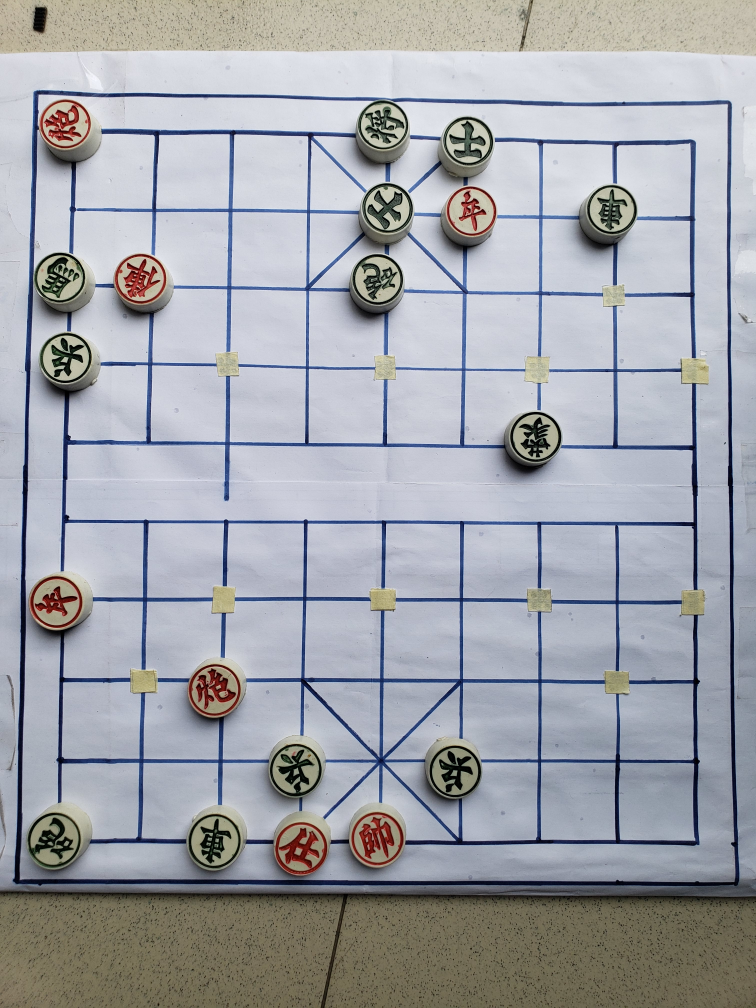
#> input picture theco18.jpg, 3024 x 4032 px (shown at 1/4 size)
$ python -i main.py   (imports and definitions only)
#> lines starting #> are read from the running program, lines starting #| are printed output that depends on the picture; after the words box and inside, x2 and y2 are one past the last pixel; in counts of white or black regions, pixels touching at a corner belong together
#!/usr/bin/env pypy
# -*- coding: utf-8 -*-

from __future__ import print_function
import re, sys, time
from itertools import count
from collections import namedtuple
import os
os.environ['TF_CPP_MIN_LOG_LEVEL'] = '3'
#############################################################################
import cv2
import numpy as np
import matplotlib.pyplot as plt
import os
from tensorflow.keras import datasets
from tensorflow.keras.models import model_from_json
from tensorflow.keras.optimizers import Adam
threshold=0.7
import time
###################################################################################
#load model
model_architecture = "chess.json"
model_weights = "chess_weight.h5"
# [2 lines not run here, left out]
###################################################################################
# CAC CHUONG TRINH CON CUA CNN

# [37 lines left out: functions preProcessing, chessname, not called in this run]

def proset_img(img_0):
    img = img_0
    gray = cv2.cvtColor(img, cv2.COLOR_BGR2GRAY)
    imgBlur = cv2.GaussianBlur(gray, (9, 9),2)  # ADD GAUSSIAN BLUR
    imgThreshold = cv2.Canny(imgBlur, 0, 25)
    contours, hierarchy = cv2.findContours(imgThreshold, cv2.RETR_EXTERNAL,cv2.CHAIN_APPROX_SIMPLE)  # FIND ALL CONTOURS
    areamax = 0
    xct = 50
    yct = 50
    wct = 10
    hct = 10
    for cnt in contours:
        area = cv2.contourArea(cnt)
       # print(area)
        if area > 50:
            peri = cv2.arcLength(cnt, True)
            approx = cv2.approxPolyDP(cnt, 0.02 * peri, True)
            objCor = len(approx)
            x, y, w, h = cv2.boundingRect(approx)
            if objCor > 4:
                if area > areamax:
                    areamax = area
                    xct = x
                    yct = y
                    wct = w
                    hct = h
    imgROI = img[yct:yct + hct , xct :xct + wct ]
    return imgROI

# [95 lines left out: functions preProcess, reorder, biggestContour, splitBoxes, kiemtradauO, nameposition, not called in this run]


#################################################################################
# CAC CHUONG TRINH CON CUA MINIMAX
piece = { 'P': 44, 'N': 108, 'B': 23, 'R': 233, 'A': 23, 'C': 101, 'K': 2500}

# 子力价值表参考“象眼”

pst = {
    "P": (
      0,  0,  0,  0,  0,  0,  0,  0,  0,  0,  0,  0,  0,  0,  0,  0,
      0,  0,  0,  0,  0,  0,  0,  0,  0,  0,  0,  0,  0,  0,  0,  0,
      0,  0,  0,  0,  0,  0,  0,  0,  0,  0,  0,  0,  0,  0,  0,  0,
      0,  0,  0,  9,  9,  9, 11, 13, 11,  9,  9,  9,  0,  0,  0,  0,
      0,  0,  0, 19, 24, 34, 42, 44, 42, 34, 24, 19,  0,  0,  0,  0,
      0,  0,  0, 19, 24, 32, 37, 37, 37, 32, 24, 19,  0,  0,  0,  0,
      0,  0,  0, 19, 23, 27, 29, 30, 29, 27, 23, 19,  0,  0,  0,  0,
      0,  0,  0, 14, 18, 20, 27, 29, 27, 20, 18, 14,  0,  0,  0,  0,
      0,  0,  0,  7,  0, 13,  0, 16,  0, 13,  0,  7,  0,  0,  0,  0,
      0,  0,  0,  7,  0,  7,  0, 15,  0,  7,  0,  7,  0,  0,  0,  0,
      0,  0,  0,  0,  0,  0,  1,  1,  1,  0,  0,  0,  0,  0,  0,  0,
      0,  0,  0,  0,  0,  0,  2,  2,  2,  0,  0,  0,  0,  0,  0,  0,
      0,  0,  0,  0,  0,  0, 11, 15, 11,  0,  0,  0,  0,  0,  0,  0,
      0,  0,  0,  0,  0,  0,  0,  0,  0,  0,  0,  0,  0,  0,  0,  0,
      0,  0,  0,  0,  0,  0,  0,  0,  0,  0,  0,  0,  0,  0,  0,  0,
      0,  0,  0,  0,  0,  0,  0,  0,  0,  0,  0,  0,  0,  0,  0,  0
    ),
    "B":(
      0,  0,  0,  0,  0,  0,  0,  0,  0,  0,  0,  0,  0,  0,  0,  0,
      0,  0,  0,  0,  0,  0,  0,  0,  0,  0,  0,  0,  0,  0,  0,  0,
      0,  0,  0,  0,  0,  0,  0,  0,  0,  0,  0,  0,  0,  0,  0,  0,
      0,  0,  0,  0,  0,  0,  0,  0,  0,  0,  0,  0,  0,  0,  0,  0,
      0,  0,  0,  0,  0,  0,  0,  0,  0,  0,  0,  0,  0,  0,  0,  0,
      0,  0,  0,  0,  0,  0,  0,  0,  0,  0,  0,  0,  0,  0,  0,  0,
      0,  0,  0,  0,  0,  0,  0,  0,  0,  0,  0,  0,  0,  0,  0,  0,
      0,  0,  0,  0,  0,  0,  0,  0,  0,  0,  0,  0,  0,  0,  0,  0,
      0,  0,  0,  0,  0, 40,  0,  0,  0, 40,  0,  0,  0,  0,  0,  0,
      0,  0,  0,  0,  0,  0,  0,  0,  0,  0,  0,  0,  0,  0,  0,  0,
      0,  0,  0, 38,  0,  0, 40, 43, 40,  0,  0, 38,  0,  0,  0,  0,
      0,  0,  0,  0,  0,  0,  0, 43,  0,  0,  0,  0,  0,  0,  0,  0,
      0,  0,  0,  0,  0, 40, 40,  0, 40, 40,  0,  0,  0,  0,  0,  0,
      0,  0,  0,  0,  0,  0,  0,  0,  0,  0,  0,  0,  0,  0,  0,  0,
      0,  0,  0,  0,  0,  0,  0,  0,  0,  0,  0,  0,  0,  0,  0,  0,
      0,  0,  0,  0,  0,  0,  0,  0,  0,  0,  0,  0,  0,  0,  0,  0
    ),
    "N": (
      0,  0,  0,  0,  0,  0,  0,  0,  0,  0,  0,  0,  0,  0,  0,  0,
      0,  0,  0,  0,  0,  0,  0,  0,  0,  0,  0,  0,  0,  0,  0,  0,
      0,  0,  0,  0,  0,  0,  0,  0,  0,  0,  0,  0,  0,  0,  0,  0,
      0,  0,  0, 90, 90, 90, 96, 90, 96, 90, 90, 90,  0,  0,  0,  0,
      0,  0,  0, 90, 96,103, 97, 94, 97,103, 96, 90,  0,  0,  0,  0,
      0,  0,  0, 92, 98, 99,103, 99,103, 99, 98, 92,  0,  0,  0,  0,
      0,  0,  0, 93,108,100,107,100,107,100,108, 93,  0,  0,  0,  0,
      0,  0,  0, 90,100, 99,103,104,103, 99,100, 90,  0,  0,  0,  0,
      0,  0,  0, 90, 98,101,102,103,102,101, 98, 90,  0,  0,  0,  0,
      0,  0,  0, 92, 94, 98, 95, 98, 95, 98, 94, 92,  0,  0,  0,  0,
      0,  0,  0, 93, 92, 94, 95, 92, 95, 94, 92, 93,  0,  0,  0,  0,
      0,  0,  0, 85, 90, 92, 93, 78, 93, 92, 90, 85,  0,  0,  0,  0,
      0,  0,  0, 88, 85, 90, 88, 90, 88, 90, 85, 88,  0,  0,  0,  0,
      0,  0,  0,  0,  0,  0,  0,  0,  0,  0,  0,  0,  0,  0,  0,  0,
      0,  0,  0,  0,  0,  0,  0,  0,  0,  0,  0,  0,  0,  0,  0,  0,
      0,  0,  0,  0,  0,  0,  0,  0,  0,  0,  0,  0,  0,  0,  0,  0
    ),
    "R": (
      0,  0,  0,  0,  0,  0,  0,  0,  0,  0,  0,  0,  0,  0,  0,  0,
      0,  0,  0,  0,  0,  0,  0,  0,  0,  0,  0,  0,  0,  0,  0,  0,
      0,  0,  0,  0,  0,  0,  0,  0,  0,  0,  0,  0,  0,  0,  0,  0,
      0,  0,  0,206,208,207,213,214,213,207,208,206,  0,  0,  0,  0,
      0,  0,  0,206,212,209,216,233,216,209,212,206,  0,  0,  0,  0,
      0,  0,  0,206,208,207,214,216,214,207,208,206,  0,  0,  0,  0,
      0,  0,  0,206,213,213,216,216,216,213,213,206,  0,  0,  0,  0,
      0,  0,  0,208,211,211,214,215,214,211,211,208,  0,  0,  0,  0,
      0,  0,  0,208,212,212,214,215,214,212,212,208,  0,  0,  0,  0,
      0,  0,  0,204,209,204,212,214,212,204,209,204,  0,  0,  0,  0,
      0,  0,  0,198,208,204,212,212,212,204,208,198,  0,  0,  0,  0,
      0,  0,  0,200,208,206,212,200,212,206,208,200,  0,  0,  0,  0,
      0,  0,  0,194,206,204,212,200,212,204,206,194,  0,  0,  0,  0,
      0,  0,  0,  0,  0,  0,  0,  0,  0,  0,  0,  0,  0,  0,  0,  0,
      0,  0,  0,  0,  0,  0,  0,  0,  0,  0,  0,  0,  0,  0,  0,  0,
      0,  0,  0,  0,  0,  0,  0,  0,  0,  0,  0,  0,  0,  0,  0,  0
    ),
    "C": (
      0,  0,  0,  0,  0,  0,  0,  0,  0,  0,  0,  0,  0,  0,  0,  0,
      0,  0,  0,  0,  0,  0,  0,  0,  0,  0,  0,  0,  0,  0,  0,  0,
      0,  0,  0,  0,  0,  0,  0,  0,  0,  0,  0,  0,  0,  0,  0,  0,
      0,  0,  0,100,100, 96, 91, 90, 91, 96,100,100,  0,  0,  0,  0,
      0,  0,  0, 98, 98, 96, 92, 89, 92, 96, 98, 98,  0,  0,  0,  0,
      0,  0,  0, 97, 97, 96, 91, 92, 91, 96, 97, 97,  0,  0,  0,  0,
      0,  0,  0, 96, 99, 99, 98,100, 98, 99, 99, 96,  0,  0,  0,  0,
      0,  0,  0, 96, 96, 96, 96,100, 96, 96, 96, 96,  0,  0,  0,  0,
      0,  0,  0, 95, 96, 99, 96,100, 96, 99, 96, 95,  0,  0,  0,  0,
      0,  0,  0, 96, 96, 96, 96, 96, 96, 96, 96, 96,  0,  0,  0,  0,
      0,  0,  0, 97, 96,100, 99,101, 99,100, 96, 97,  0,  0,  0,  0,
      0,  0,  0, 96, 97, 98, 98, 98, 98, 98, 97, 96,  0,  0,  0,  0,
      0,  0,  0, 96, 96, 97, 99, 99, 99, 97, 96, 96,  0,  0,  0,  0,
      0,  0,  0,  0,  0,  0,  0,  0,  0,  0,  0,  0,  0,  0,  0,  0,
      0,  0,  0,  0,  0,  0,  0,  0,  0,  0,  0,  0,  0,  0,  0,  0,
      0,  0,  0,  0,  0,  0,  0,  0,  0,  0,  0,  0,  0,  0,  0,  0
    )
}

pst["A"] = pst["B"]
pst["K"] = pst["P"]
pst["K"] = [i + piece["K"] if i > 0 else 0 for i in pst["K"]]

A0, I0, A9, I9 = 12 * 16 + 3,12 * 16 + 11, 3 * 16 + 3,  3 * 16 + 11


# Lists of possible moves for each piece type.
N, E, S, W = -16, 1, 16, -1
directions = {
    'P': (N, W, E),
    'N': (N+N+E, E+N+E, E+S+E, S+S+E, S+S+W, W+S+W, W+N+W, N+N+W),
    'B': (2 * N + 2 * E, 2 * S + 2 * E, 2 * S + 2 * W, 2 * N + 2 * W),
    'R': (N, E, S, W),
    'C': (N, E, S, W),
    'A': (N+E, S+E, S+W, N+W),
    'K': (N, E, S, W)
}

MATE_LOWER = piece['K'] - (2*piece['R'] + 2*piece['N'] + 2*piece['B'] + 2*piece['A'] + 2*piece['C'] + 5*piece['P'])
MATE_UPPER = piece['K'] + (2*piece['R'] + 2*piece['N'] + 2*piece['B'] + 2*piece['A'] + 2*piece['C'] + 5*piece['P'])

# The table size is the maximum number of elements in the transposition table.
TABLE_SIZE = 1e7

# Constants for tuning search
QS_LIMIT = 219
EVAL_ROUGHNESS = 13
DRAW_TEST = True
THINK_TIME = 5

###############################################################################
# Chess logic
###############################################################################

class Position(namedtuple('Position', 'board score')):
    """ A state of a chess game
    board -- a 256 char representation of the board
    score -- the board evaluation
    """
    # [50 lines left out: functions gen_moves, rotate, not called in this run]

    def nullmove(self):
        ''' Like rotate, but clears ep and kp '''
        return self.rotate()

    # [21 lines left out: functions move, value, not called in this run]

###############################################################################
# Search logic
###############################################################################

# lower <= s(pos) <= upper
Entry = namedtuple('Entry', 'lower upper')

class Searcher:
    # [139 lines left out: functions __init__, bound, search, not called in this run]

###############################################################################
# User interface
###############################################################################

# Python 2 compatability
if sys.version_info[0] == 2:
    input = raw_input


def parse(c):
    fil, rank = ord(c[0]) - ord('a'), int(c[1])
    return A0 + fil - 16*rank


def render(i):
    rank, fil = divmod(i - A0, 16)
    return chr(fil + ord('a')) + str(-rank)

# [251 lines left out: functions print_pos, print_pos1, print_pos2, chess_hientai, chess_truoc, chuyendoimatrantadich and 1 more, not called in this run]
def sinhmatrantruoc(matranhientai):
    mang=matranhientai
    j=0
    for i in range(0,90):
        if mang[i]=='TRONG':
            j=i
            break
    mang[j]='TUONG_DEN'
    return mang
######################################################################################################################
######################################################################################################################
# CHUONG TRINH CHINH CUA CNN
heightImg =400*6
widthImg = 360*6
# [1 line not run here, left out]
#img = cv2.resize(img,(360*3,400*3))  # RESIZE IMAGE TO MAKE IT A SQUARE IMAGE
# [1 line that did not run here, left out]
# [1 line that did not run here, left out]
# [1 line that did not run here, left out]
# [1 line that did not run here, left out]
# [1 line not run here, left out]
# [1 line that did not run here, left out]
#   #### 3. FIND THE BIGGEST COUNTOUR AND USE IT AS SUDOKU
# [1 line that did not run here, left out]
# [14 lines not run here, left out]
mangco=[]
# [16 lines not run here, left out]
# [1 line that did not run here, left out]
# [3 lines not run here, left out]
#########################################################################################################################
# CHUONG TRINH CHINH CUA MINIMAX
matranhientai=mangco.copy()
matranhientai1 = matranhientai.copy()
# [1 line that did not run here, left out]
#####################################################
# [81 lines not run here, left out]

>>> import cv2
>>> picture = cv2.imread('theco18.jpg')
#> picture is the input picture: shape (4032, 3024, 3); mean B, G, R 170.7, 164.6, 162.2
>>> result = proset_img(picture)
#> in proset_img, `gray = cv2.cvtColor(img, cv2.COLOR_BGR2GRAY)`:
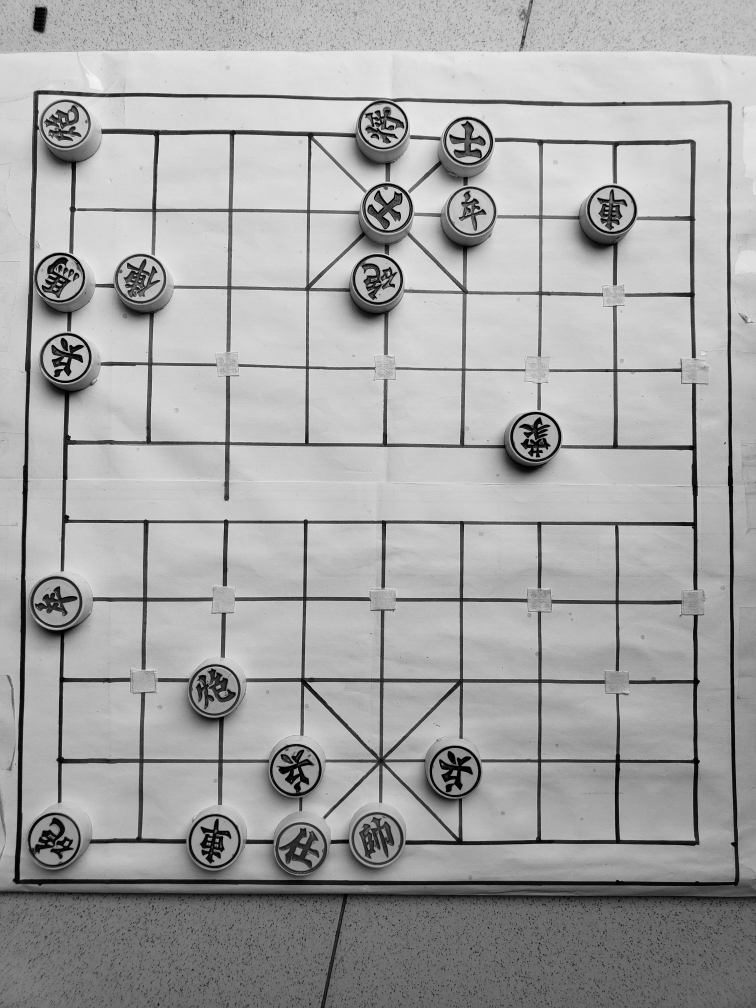
#> gray: shape (4032, 3024) (shown at 1/4 size); min 0, max 253, mean 164.6
#> in proset_img, `imgThreshold = cv2.Canny(imgBlur, 0, 25)`:
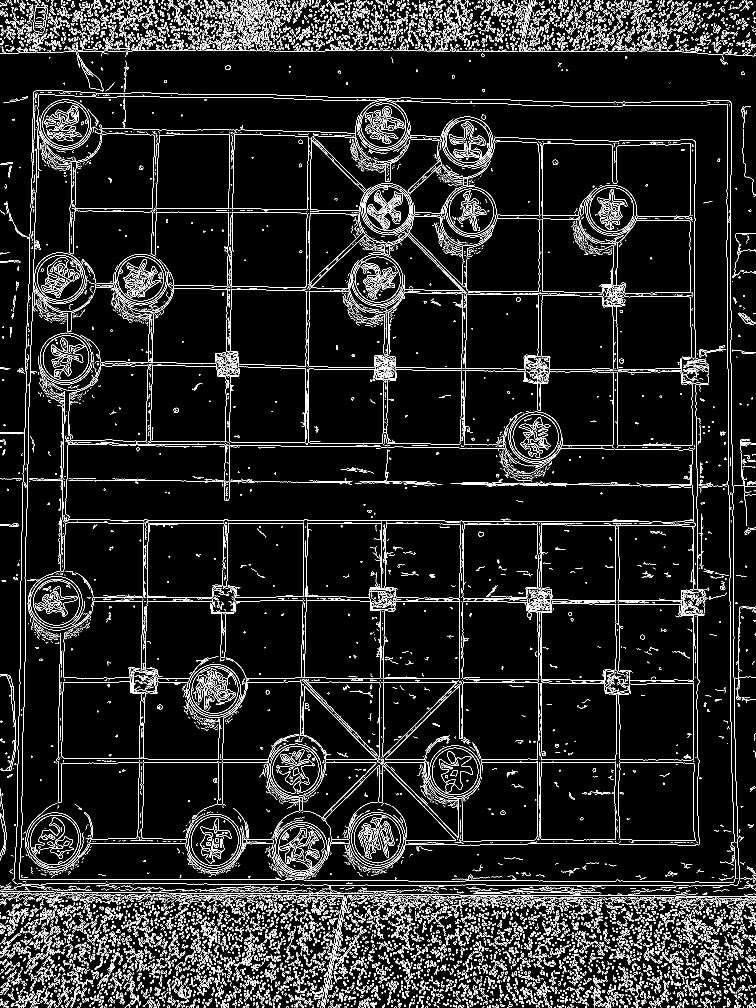
#> imgThreshold: shape (4032, 3024) (shown at 1/4 size); 4.5% white in thin lines or dots
#> in proset_img, `contours, hierarchy = cv2.findContours(imgThreshold, cv2.RETR_EXTERNAL..`: contours = 13105 contours, 10735 with area under 20; largest, box (x1, y1, x2, y2) and area: (51, 361, 2958, 3545) 8935540, (2578, 110, 2609, 155) 308, (901, 261, 922, 280) 264, (1828, 45, 1840, 83) 164, (19, 3874, 43, 3897) 150
#> the loop in proset_img, `for cnt in contours:` made 13105 passes
#> (area, peri, objCor, x, y, w, h, areamax) on passes 167, 242, 1007: (55, 65.11, 11, 2000, 4018, 18, 8, 55), (92, 46.28, 10, 708, 4013, 13, 17, 92), (133, 62.28, 9, 1725, 3965, 13, 22, 133)
#> (area, peri, objCor, x, y, w, h) on passes 271, 276, 279, 342, 366, 380: (51.5, 48.04, 9, 2565, 4010, 12, 13), (75, 130, 14, 1481, 4011, 27, 15), (81, 46.14, 7, 1026, 4010, 7, 20), (53.5, 35.56, 9, 2975, 4005, 10, 12), (52, 32.63, 10, 2384, 4004, 10, 12), (56, 69.94, 12, 630, 4004, 8, 28)
#> after the loop in proset_img, `for cnt in contours:`: areamax = 308; hct = 45; wct = 31; xct = 2578; yct = 110
#> in proset_img, `imgROI = img[yct:yct + hct , xct :xct + wct ]`:
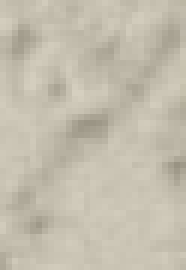
#> imgROI: shape (45, 31, 3) (shown 6 times larger); mean B, G, R 173.1, 189.2, 195.2
